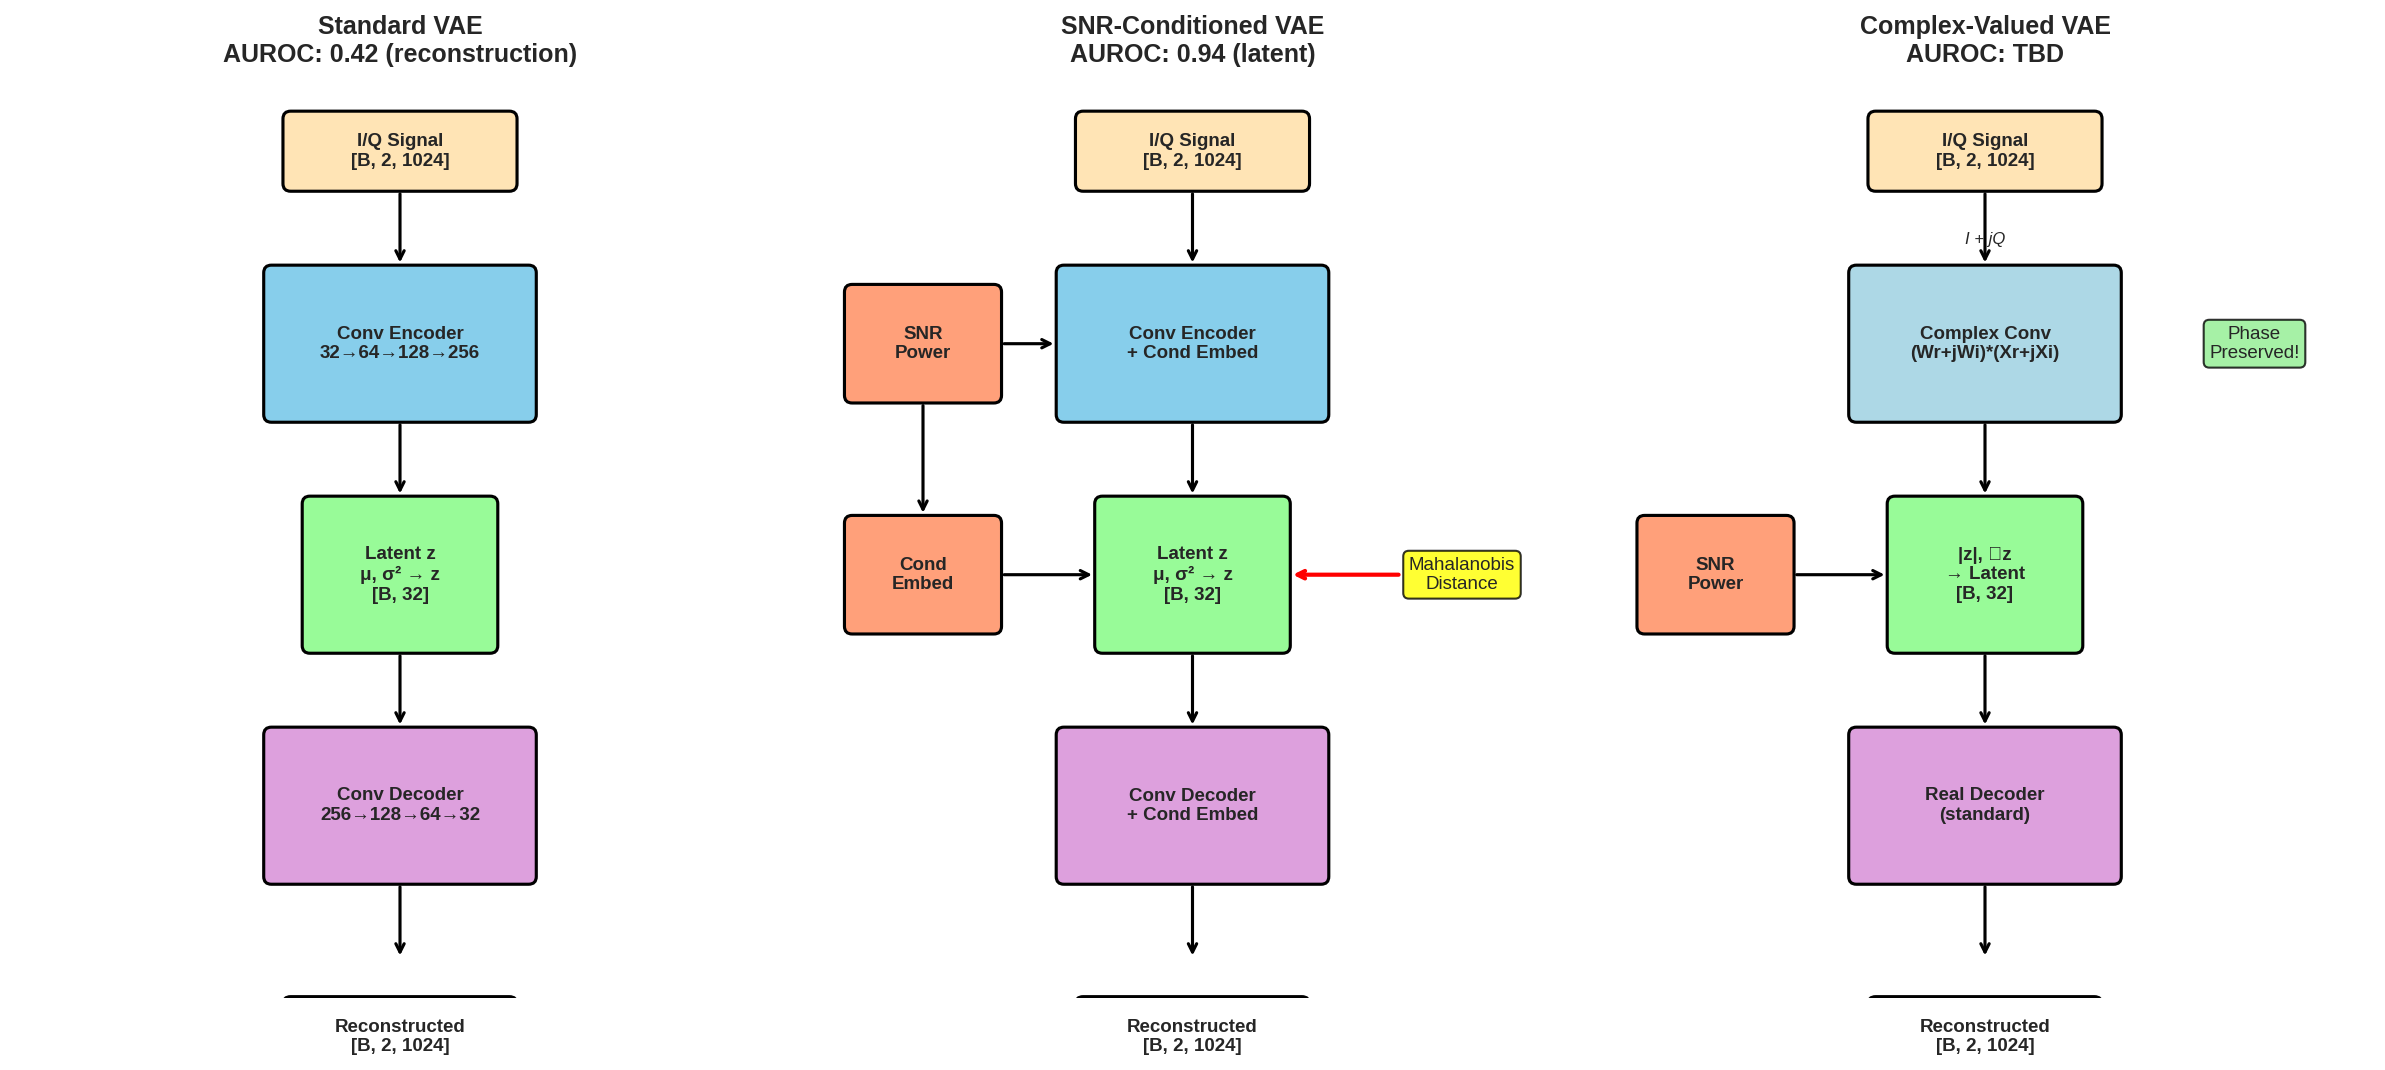

Python code for this plot:
#!/usr/bin/env python3
"""Generate architecture comparison visualizations."""

import matplotlib.pyplot as plt
import matplotlib.patches as mpatches
from matplotlib.patches import FancyBboxPatch, FancyArrowPatch
import numpy as np

# Set up figure style
plt.style.use('seaborn-v0_8-whitegrid')
plt.rcParams['font.size'] = 10
plt.rcParams['figure.facecolor'] = 'white'


def draw_block(ax, x, y, width, height, label, color='lightblue', fontsize=9):
    """Draw a rounded rectangle block."""
    box = FancyBboxPatch(
        (x - width/2, y - height/2), width, height,
        boxstyle="round,pad=0.02,rounding_size=0.1",
        facecolor=color, edgecolor='black', linewidth=1.5
    )
    ax.add_patch(box)
    ax.text(x, y, label, ha='center', va='center', fontsize=fontsize, fontweight='bold')


def draw_arrow(ax, start, end, color='black'):
    """Draw an arrow between two points."""
    ax.annotate('', xy=end, xytext=start,
                arrowprops=dict(arrowstyle='->', color=color, lw=1.5))


def create_architecture_diagram():
    """Create side-by-side architecture comparison."""
    fig, axes = plt.subplots(1, 3, figsize=(16, 8))

    # Colors
    input_color = '#FFE4B5'  # Moccasin
    encoder_color = '#87CEEB'  # Sky blue
    latent_color = '#98FB98'  # Pale green
    decoder_color = '#DDA0DD'  # Plum
    output_color = '#F0E68C'  # Khaki
    cond_color = '#FFA07A'  # Light salmon

    # ============ Architecture 1: Standard VAE ============
    ax = axes[0]
    ax.set_xlim(0, 10)
    ax.set_ylim(0, 12)
    ax.set_aspect('equal')
    ax.axis('off')
    ax.set_title('Standard VAE\nAUROC: 0.42 (reconstruction)', fontsize=12, fontweight='bold')

    # Input
    draw_block(ax, 5, 11, 3, 1, 'I/Q Signal\n[B, 2, 1024]', input_color)
    draw_arrow(ax, (5, 10.5), (5, 9.5))

    # Encoder
    draw_block(ax, 5, 8.5, 3.5, 2, 'Conv Encoder\n32→64→128→256', encoder_color)
    draw_arrow(ax, (5, 7.5), (5, 6.5))

    # Latent
    draw_block(ax, 5, 5.5, 2.5, 2, 'Latent z\nμ, σ² → z\n[B, 32]', latent_color)
    draw_arrow(ax, (5, 4.5), (5, 3.5))

    # Decoder
    draw_block(ax, 5, 2.5, 3.5, 2, 'Conv Decoder\n256→128→64→32', decoder_color)
    draw_arrow(ax, (5, 1.5), (5, 0.5))

    # Output
    draw_block(ax, 5, -0.5, 3, 1, 'Reconstructed\n[B, 2, 1024]', output_color)

    # ============ Architecture 2: SNR-Conditioned VAE ============
    ax = axes[1]
    ax.set_xlim(0, 10)
    ax.set_ylim(0, 12)
    ax.set_aspect('equal')
    ax.axis('off')
    ax.set_title('SNR-Conditioned VAE\nAUROC: 0.94 (latent)', fontsize=12, fontweight='bold')

    # Input
    draw_block(ax, 5, 11, 3, 1, 'I/Q Signal\n[B, 2, 1024]', input_color)
    draw_arrow(ax, (5, 10.5), (5, 9.5))

    # SNR/Power conditioning
    draw_block(ax, 1.5, 8.5, 2, 1.5, 'SNR\nPower', cond_color)
    draw_block(ax, 1.5, 5.5, 2, 1.5, 'Cond\nEmbed', cond_color)
    draw_arrow(ax, (1.5, 7.75), (1.5, 6.25))

    # Encoder
    draw_block(ax, 5, 8.5, 3.5, 2, 'Conv Encoder\n+ Cond Embed', encoder_color)
    draw_arrow(ax, (2.5, 8.5), (3.25, 8.5))
    draw_arrow(ax, (5, 7.5), (5, 6.5))

    # Latent
    draw_block(ax, 5, 5.5, 2.5, 2, 'Latent z\nμ, σ² → z\n[B, 32]', latent_color)
    draw_arrow(ax, (2.5, 5.5), (3.75, 5.5))
    draw_arrow(ax, (5, 4.5), (5, 3.5))

    # Decoder
    draw_block(ax, 5, 2.5, 3.5, 2, 'Conv Decoder\n+ Cond Embed', decoder_color)
    draw_arrow(ax, (5, 1.5), (5, 0.5))

    # Detection callout
    ax.annotate('Mahalanobis\nDistance', xy=(6.25, 5.5), xytext=(8.5, 5.5),
                fontsize=9, ha='center', va='center',
                bbox=dict(boxstyle='round', facecolor='yellow', alpha=0.8),
                arrowprops=dict(arrowstyle='->', color='red', lw=2))

    # Output
    draw_block(ax, 5, -0.5, 3, 1, 'Reconstructed\n[B, 2, 1024]', output_color)

    # ============ Architecture 3: Complex VAE ============
    ax = axes[2]
    ax.set_xlim(0, 10)
    ax.set_ylim(0, 12)
    ax.set_aspect('equal')
    ax.axis('off')
    ax.set_title('Complex-Valued VAE\nAUROC: TBD', fontsize=12, fontweight='bold')

    # Input
    draw_block(ax, 5, 11, 3, 1, 'I/Q Signal\n[B, 2, 1024]', input_color)
    draw_arrow(ax, (5, 10.5), (5, 9.5))

    # Split to complex
    ax.text(5, 9.8, 'I + jQ', fontsize=8, ha='center', style='italic')

    # Complex Encoder
    draw_block(ax, 5, 8.5, 3.5, 2, 'Complex Conv\n(Wr+jWi)*(Xr+jXi)', '#ADD8E6')
    draw_arrow(ax, (5, 7.5), (5, 6.5))

    # Magnitude/Phase
    draw_block(ax, 5, 5.5, 2.5, 2, '|z|, ∠z\n→ Latent\n[B, 32]', latent_color)
    draw_arrow(ax, (5, 4.5), (5, 3.5))

    # SNR/Power conditioning (side)
    draw_block(ax, 1.5, 5.5, 2, 1.5, 'SNR\nPower', cond_color)
    draw_arrow(ax, (2.5, 5.5), (3.75, 5.5))

    # Decoder (real)
    draw_block(ax, 5, 2.5, 3.5, 2, 'Real Decoder\n(standard)', decoder_color)
    draw_arrow(ax, (5, 1.5), (5, 0.5))

    # Output
    draw_block(ax, 5, -0.5, 3, 1, 'Reconstructed\n[B, 2, 1024]', output_color)

    # Phase preservation note
    ax.text(8.5, 8.5, 'Phase\nPreserved!', fontsize=9, ha='center', va='center',
            bbox=dict(boxstyle='round', facecolor='lightgreen', alpha=0.8))

    plt.tight_layout()
    plt.savefig('figures/architecture_comparison.png', dpi=150, bbox_inches='tight')
    plt.close()
    print("Saved: figures/architecture_comparison.png")


def create_results_comparison():
    """Create bar chart comparing all approaches."""
    fig, ax = plt.subplots(figsize=(12, 6))

    # Data
    methods = [
        'Reconstruction\n(baseline)',
        'Recon + Invert',
        'Latent-only',
        'Latent +\nPower Cond',
        'Latent +\nPhase Hybrid',
        'Phase Loss\nTraining*',
    ]
    aurocs = [0.42, 0.56, 0.91, 0.94, 0.96, 0.79]
    colors = ['#ff6b6b', '#ffa502', '#2ed573', '#1e90ff', '#9b59b6', '#f39c12']

    bars = ax.bar(methods, aurocs, color=colors, edgecolor='black', linewidth=1.5)

    # Add value labels
    for bar, auroc in zip(bars, aurocs):
        ax.text(bar.get_x() + bar.get_width()/2, bar.get_height() + 0.02,
                f'{auroc:.2f}', ha='center', va='bottom', fontsize=11, fontweight='bold')

    ax.set_ylabel('AUROC', fontsize=12)
    ax.set_title('RF Anomaly Detection: Method Comparison', fontsize=14, fontweight='bold')
    ax.set_ylim(0, 1.1)
    ax.axhline(y=0.5, color='gray', linestyle='--', alpha=0.5, label='Random')
    ax.axhline(y=0.9, color='green', linestyle='--', alpha=0.5, label='Target (0.9)')

    # Annotation for phase loss
    ax.annotate('*Freq drift only\n(others degraded)',
                xy=(5, 0.79), xytext=(5, 0.55),
                fontsize=9, ha='center',
                arrowprops=dict(arrowstyle='->', color='gray'))

    ax.legend(loc='lower right')

    plt.tight_layout()
    plt.savefig('figures/results_comparison.png', dpi=150, bbox_inches='tight')
    plt.close()
    print("Saved: figures/results_comparison.png")


def create_per_anomaly_comparison():
    """Create per-anomaly type comparison."""
    fig, ax = plt.subplots(figsize=(12, 6))

    anomaly_types = ['Interference', 'Freq Drift', 'Amp Spike', 'Phase Noise', 'Burst Noise']
    x = np.arange(len(anomaly_types))
    width = 0.25

    # Data from memory file
    latent_only = [0.9061, 0.8004, 1.0000, 0.9488, 0.9999]
    phase_hybrid = [0.9784, 0.8718, 1.0000, 0.9635, 0.9994]
    phase_loss = [0.7019, 0.7909, 0.3723, 0.8666, 0.4331]

    bars1 = ax.bar(x - width, latent_only, width, label='Latent-only', color='#2ed573', edgecolor='black')
    bars2 = ax.bar(x, phase_hybrid, width, label='+ Phase Hybrid', color='#9b59b6', edgecolor='black')
    bars3 = ax.bar(x + width, phase_loss, width, label='Phase Loss Training', color='#f39c12', edgecolor='black')

    ax.set_ylabel('AUROC', fontsize=12)
    ax.set_title('Per-Anomaly Detection Performance', fontsize=14, fontweight='bold')
    ax.set_xticks(x)
    ax.set_xticklabels(anomaly_types, fontsize=10)
    ax.set_ylim(0, 1.15)
    ax.axhline(y=0.9, color='green', linestyle='--', alpha=0.5, label='Target (0.9)')
    ax.legend(loc='upper right')

    # Highlight freq drift improvement
    ax.annotate('Target\nAnomaly', xy=(1, 0.87), xytext=(1, 1.05),
                fontsize=9, ha='center', fontweight='bold',
                arrowprops=dict(arrowstyle='->', color='red', lw=2))

    plt.tight_layout()
    plt.savefig('figures/per_anomaly_comparison.png', dpi=150, bbox_inches='tight')
    plt.close()
    print("Saved: figures/per_anomaly_comparison.png")


if __name__ == '__main__':
    create_architecture_diagram()
    create_results_comparison()
    create_per_anomaly_comparison()
    print("\nAll visualizations created!")
